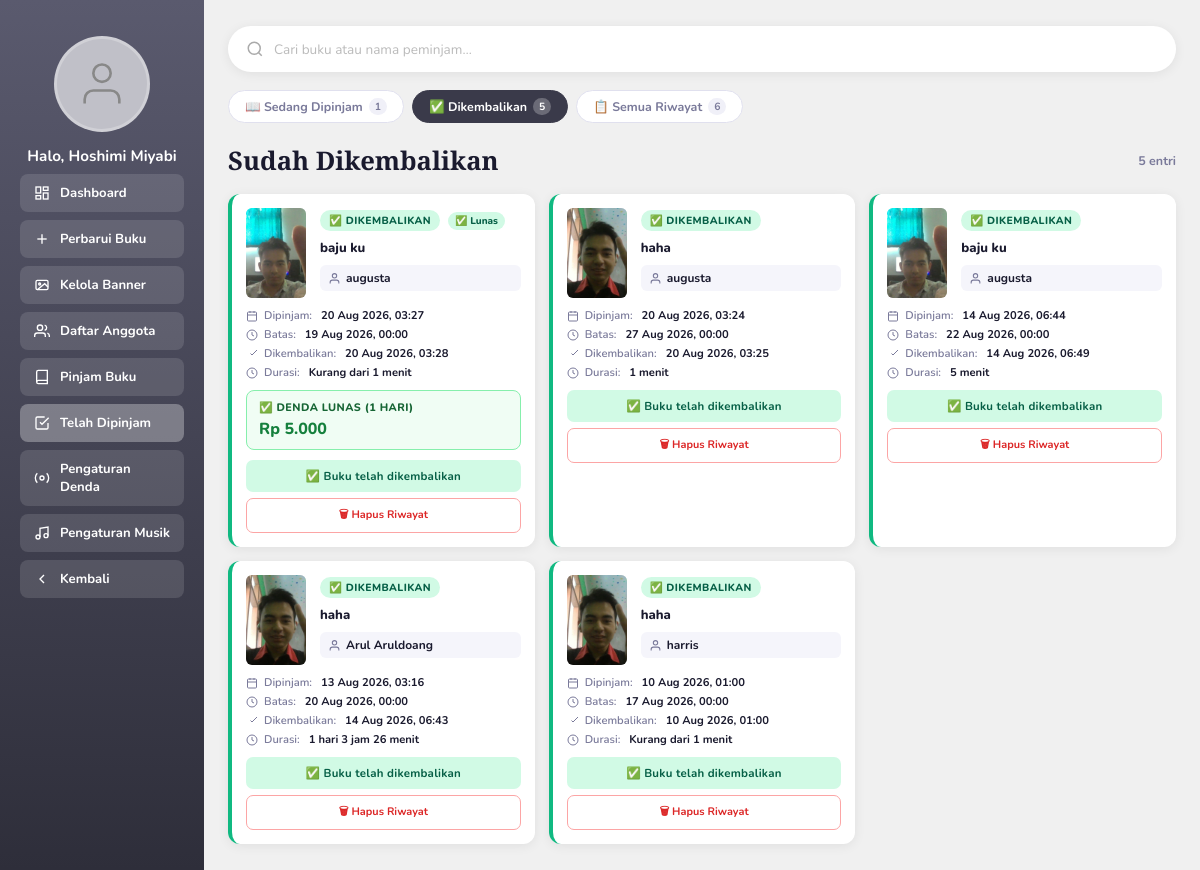
Page /telah_dipinjam.php?tab=dikembalikan (signed in) on the committed database.
### tables this page shows
CREATE TABLE `admin_profile` (
  `id` int NOT NULL,
  `user_id` int NOT NULL,
  `display_name` varchar(100) NOT NULL DEFAULT 'Admin',
  `foto` varchar(255) NOT NULL DEFAULT '',
  `updated_at` timestamp NULL DEFAULT CURRENT_TIMESTAMP ON UPDATE CURRENT_TIMESTAMP
);

CREATE TABLE `peminjaman` (
  `id` int NOT NULL,
  `buku_id` int NOT NULL,
  `user_id` int DEFAULT NULL,
  `nama_peminjam` varchar(150) NOT NULL,
  `waktu_pinjam` datetime NOT NULL DEFAULT CURRENT_TIMESTAMP,
  `batas_kembali` datetime NOT NULL,
  `waktu_kembali` datetime DEFAULT NULL,
  `terlambat_hari` int NOT NULL DEFAULT '0' COMMENT 'Jumlah hari keterlambatan',
  `denda` decimal(12,0) NOT NULL DEFAULT '0' COMMENT 'Total denda dalam rupiah',
  `status_denda` enum('tidak_ada','belum_bayar','lunas') NOT NULL DEFAULT 'tidak_ada' COMMENT 'Status pembayaran denda',
  `status` enum('dipinjam','dikembalikan') NOT NULL DEFAULT 'dipinjam',
  `created_at` timestamp NOT NULL DEFAULT CURRENT_TIMESTAMP
);

CREATE TABLE `buku` (
  `id` int NOT NULL,
  `judul` varchar(255) NOT NULL,
  `penulis` varchar(255) NOT NULL DEFAULT '',
  `isbn` varchar(50) NOT NULL DEFAULT '',
  `genre` varchar(100) NOT NULL DEFAULT '',
  `sinopsis` text,
  `stok` int NOT NULL DEFAULT '0',
  `gambar` varchar(500) NOT NULL DEFAULT '',
  `created_at` timestamp NULL DEFAULT CURRENT_TIMESTAMP,
  `updated_at` timestamp NULL DEFAULT CURRENT_TIMESTAMP ON UPDATE CURRENT_TIMESTAMP
);

### telah_dipinjam.php (the view, shortened to what the rows shown need)
<?php
require_once 'db.php';
mysqli_set_charset($conn, 'utf8mb4');
mysqli_query($conn, "SET time_zone = '+07:00'");
$profil_res = mysqli_query($conn, 'SELECT * FROM admin_profile LIMIT 1');
$profil     = $profil_res ? mysqli_fetch_assoc($profil_res) : null;
$admin_name = $profil['display_name'] ?? ($_SESSION['user_name'] ?? 'Admin');
function getSetting(mysqli $db, string $kunci, string $default = ''): string {
    $k   = mysqli_real_escape_string($db, $kunci);
    $res = mysqli_query($db, "SELECT nilai FROM pengaturan WHERE kunci='$k' LIMIT 1");
    $row = $res ? mysqli_fetch_assoc($res) : null;
    return $row ? $row['nilai'] : $default;
}
$denda_aktif    = getSetting($conn, 'denda_aktif',    '1') === '1';
$denda_per_hari = (int)getSetting($conn, 'denda_per_hari', '1000');
$tab = match($_GET['tab'] ?? 'dipinjam') {
    'dikembalikan' => 'dikembalikan',
    'riwayat'      => 'riwayat',
    default        => 'dipinjam',
};
$search  = trim($_GET['q'] ?? '');
$where_status = match($tab) {
    'dipinjam'     => "p.status = 'dipinjam'",
    'dikembalikan' => "p.status = 'dikembalikan'",
    default        => '1=1',
};
$where_search = '';
$sql = "SELECT p.*, b.judul, b.penulis, b.gambar, b.genre,
               u.no_hp AS anggota_no_hp, u.email AS anggota_email,
               rl.wa_terkirim AS wa_terkirim_hari_ini
        FROM peminjaman p
        INNER JOIN buku b ON b.id = p.buku_id
        LEFT JOIN users u ON u.id = p.user_id
        LEFT JOIN reminder_log rl ON rl.peminjaman_id = p.id AND rl.tanggal = CURDATE()
        WHERE $where_status $where_search
        ORDER BY p.waktu_pinjam DESC";
$pem_list = [];
$res = mysqli_query($conn, $sql);
while ($row = mysqli_fetch_assoc($res)) {
    $pem_list[] = $row;
}
$colors = ['col-a','col-b','col-c','col-d','col-e','col-f','col-g','col-h'];
function durasiHuman(string $dari, string $ke): string {
    $dt1 = new DateTimeImmutable($dari);
    $dt2 = new DateTimeImmutable($ke);
    $diff = $dt1->diff($dt2);
    $parts = [];
    if ($diff->days >= 1) $parts[] = $diff->days . ' hari';
    if ($diff->h   >= 1) $parts[] = $diff->h . ' jam';
    if ($diff->i   >= 1) $parts[] = $diff->i . ' menit';
    return implode(' ', $parts) ?: 'Kurang dari 1 menit';
}
?>
<!DOCTYPE html>
<html lang="id">
<head>
</head>
<body>
<aside class="sidebar" id="sidebar">
  <div class="avatar-wrap" onclick="openProfilModal()" title="Edit Profil">
    <div class="avatar-circle">
    </div>
  </div>
  <div class="admin-name-label">Halo, <?= htmlspecialchars($admin_name) ?></div>
  <a class="sidebar-btn" href="dashboard.php">
    <svg viewBox="0 0 24 24" fill="none" stroke="currentColor" stroke-width="2"><rect x="3" y="3" width="7" height="9"/><rect x="14" y="3" width="7" height="5"/><rect x="14" y="12" width="7" height="9"/><rect x="3" y="16" width="7" height="5"/></svg>
    Dashboard
  </a>
  <a class="sidebar-btn" href="halaman_admin.php">
    <svg viewBox="0 0 24 24" fill="none" stroke="currentColor" stroke-width="2"><line x1="12" y1="5" x2="12" y2="19"/><line x1="5" y1="12" x2="19" y2="12"/></svg>
    Perbarui Buku
  </a>
  <a class="sidebar-btn" href="kelola_banner.php">
    <svg viewBox="0 0 24 24" fill="none" stroke="currentColor" stroke-width="2"><rect x="3" y="5" width="18" height="14" rx="2"/><circle cx="8.5" cy="10.5" r="1.5"/><path d="M21 15l-5-5L5 19"/></svg>
    Kelola Banner
  </a>
  <a class="sidebar-btn" href="daftar_anggota.php">
    <svg viewBox="0 0 24 24" fill="none" stroke="currentColor" stroke-width="2"><path d="M17 21v-2a4 4 0 0 0-4-4H5a4 4 0 0 0-4 4v2"/><circle cx="9" cy="7" r="4"/><path d="M23 21v-2a4 4 0 0 0-3-3.87"/><path d="M16 3.13a4 4 0 0 1 0 7.75"/></svg>
    Daftar Anggota
  </a>
  <a class="sidebar-btn" href="pinjam_buku.php">
    <svg viewBox="0 0 24 24" fill="none" stroke="currentColor" stroke-width="2"><path d="M4 19.5A2.5 2.5 0 0 1 6.5 17H20"/><path d="M6.5 2H20v20H6.5A2.5 2.5 0 0 1 4 19.5v-15A2.5 2.5 0 0 1 6.5 2z"/></svg>
    Pinjam Buku
  </a>
  <a class="sidebar-btn active" href="telah_dipinjam.php">
    <svg viewBox="0 0 24 24" fill="none" stroke="currentColor" stroke-width="2"><path d="M9 11l3 3L22 4"/><path d="M21 12v7a2 2 0 0 1-2 2H5a2 2 0 0 1-2-2V5a2 2 0 0 1 2-2h11"/></svg>
    Telah Dipinjam
  </a>
  <a class="sidebar-btn" href="pengaturan_denda.php">
    <svg viewBox="0 0 24 24" fill="none" stroke="currentColor" stroke-width="2"><circle cx="12" cy="12" r="3"/><path d="M19.07 4.93a10 10 0 0 1 0 14.14M4.93 4.93a10 10 0 0 0 0 14.14"/></svg>
    Pengaturan Denda
  </a>
  <a class="sidebar-btn" href="pengaturan_musik.php">
      <svg viewBox="0 0 24 24" fill="none" stroke="currentColor" stroke-width="2">
        <path d="M9 18V5l12-2v13"/><circle cx="6" cy="18" r="3"/><circle cx="18" cy="16" r="3"/>
      </svg>
      Pengaturan Musik
    </a>
  <a class="sidebar-btn" href="beranda.php">
    <svg viewBox="0 0 24 24" fill="none" stroke="currentColor" stroke-width="2"><polyline points="15 18 9 12 15 6"/></svg>
    Kembali
  </a>
</aside>
<main class="main">
  <div id="searchResultArea">
  <?php if (empty($pem_list)): ?>
  <div class="empty-state">
    <svg viewBox="0 0 24 24" fill="none" stroke="currentColor" stroke-width="1.5"><path d="M9 11l3 3L22 4"/><path d="M21 12v7a2 2 0 0 1-2 2H5a2 2 0 0 1-2-2V5a2 2 0 0 1 2-2h11"/></svg>
    <p><?= $search ? 'Tidak ada data yang cocok.' : 'Belum ada data peminjaman.' ?></p>
  </div>
  <?php else: ?>
  <div class="pem-grid">
    <?php foreach ($pem_list as $i => $pem):
      $isDipinjam  = $pem['status'] === 'dipinjam';
      $sisa        = $isDipinjam ? sisaWaktu($pem['batas_kembali']) : null;
      $isTerlambat = $sisa['terlambat'] ?? false;
      $preview_denda = 0;
      $waLink  = '';
      $waSudahDikirim = (int)($pem['wa_terkirim_hari_ini'] ?? 0) === 1;
      $denda_sudah    = (int)($pem['denda'] ?? 0);
      $status_denda   = $pem['status_denda'] ?? 'tidak_ada';
      $terlambat_hari_sudah = (int)($pem['terlambat_hari'] ?? 0);
      $cardClass = '';
      if ($isDipinjam) {
          $cardClass = $isTerlambat ? 'terlambat' : '';
      } else {
          if ($denda_sudah > 0 && $status_denda === 'belum_bayar') $cardClass = 'ada-denda';
          else $cardClass = 'dikembalikan';
      }
      $col     = $colors[$i % count($colors)];
      $wKembali = $pem['waktu_kembali'] ?? date('Y-m-d H:i:s');
      $durasi  = durasiHuman($pem['waktu_pinjam'], $isDipinjam ? date('Y-m-d H:i:s') : $wKembali);
    ?>
    <div class="pem-card <?= $cardClass ?>">
      <div class="pem-card-top">
        <div class="pem-thumb <?= ($pem['gambar'] && file_exists($pem['gambar'])) ? '' : $col ?>">
          <?php if ($pem['gambar'] && file_exists($pem['gambar'])): ?>
            <img src="<?= htmlspecialchars($pem['gambar']) ?>" alt="cover"/>
          <?php else: ?>
            <svg viewBox="0 0 24 24" fill="none" stroke="#fff" stroke-width="1.2" opacity=".6"><path d="M4 19.5A2.5 2.5 0 0 1 6.5 17H20"/><path d="M6.5 2H20v20H6.5A2.5 2.5 0 0 1 4 19.5v-15A2.5 2.5 0 0 1 6.5 2z"/></svg>
          <?php endif; ?>
        </div>
        <div class="pem-info">
          <?php if ($isDipinjam && $isTerlambat): ?>
            <span class="status-chip chip-terlambat">⚠ Terlambat</span>
          <?php elseif ($isDipinjam): ?>
            <span class="status-chip chip-dipinjam">📖 Dipinjam</span>
          <?php else: ?>
            <span class="status-chip chip-kembali">✅ Dikembalikan</span>
            <?php if ($denda_sudah > 0 && $status_denda === 'belum_bayar'): ?>
              <span class="denda-status-chip denda-chip-belum">⚠ Belum Bayar</span>
            <?php elseif ($denda_sudah > 0 && $status_denda === 'lunas'): ?>
              <span class="denda-status-chip denda-chip-lunas">✅ Lunas</span>
            <?php endif; ?>
          <?php endif; ?>
          <div class="pem-judul" title="<?= htmlspecialchars($pem['judul']) ?>"><?= htmlspecialchars($pem['judul']) ?></div>
          <div class="pem-peminjam">
            <svg viewBox="0 0 24 24" fill="none" stroke="currentColor" stroke-width="2"><path d="M20 21v-2a4 4 0 0 0-4-4H8a4 4 0 0 0-4 4v2"/><circle cx="12" cy="7" r="4"/></svg>
            <?= htmlspecialchars($pem['nama_peminjam']) ?>
          </div>
        </div>
      </div>
      <div class="pem-meta">
        <div class="pem-meta-row">
          <svg viewBox="0 0 24 24" fill="none" stroke="currentColor" stroke-width="2"><rect x="3" y="4" width="18" height="18" rx="2"/><path d="M16 2v4M8 2v4M3 10h18"/></svg>
          Dipinjam:&nbsp;<span class="pem-meta-val"><?= date('d M Y, H:i', strtotime($pem['waktu_pinjam'])) ?></span>
        </div>
        <div class="pem-meta-row">
          <svg viewBox="0 0 24 24" fill="none" stroke="currentColor" stroke-width="2"><circle cx="12" cy="12" r="10"/><path d="M12 6v6l4 2"/></svg>
          Batas:&nbsp;<span class="pem-meta-val"><?= date('d M Y, H:i', strtotime($pem['batas_kembali'])) ?></span>
        </div>
        <?php if ($isDipinjam && $sisa): ?>
        <div class="pem-meta-row" style="margin-top:2px;">
          <svg viewBox="0 0 24 24" fill="none" stroke="currentColor" stroke-width="2"><path d="M22 12h-4l-3 9L9 3l-3 9H2"/></svg>
          Sisa:&nbsp;<span class="sisa-badge <?= $isTerlambat ? 'sisa-terlambat' : 'sisa-ok' ?>"><?= htmlspecialchars($sisa['label']) ?></span>
        </div>
        <?php elseif (!$isDipinjam && $pem['waktu_kembali']): ?>
        <div class="pem-meta-row">
          <svg viewBox="0 0 24 24" fill="none" stroke="currentColor" stroke-width="2"><path d="M9 11l3 3L22 4"/></svg>
          Dikembalikan:&nbsp;<span class="pem-meta-val"><?= date('d M Y, H:i', strtotime($pem['waktu_kembali'])) ?></span>
        </div>
        <div class="pem-meta-row">
          <svg viewBox="0 0 24 24" fill="none" stroke="currentColor" stroke-width="2"><circle cx="12" cy="12" r="10"/><path d="M12 6v6l4 2"/></svg>
          Durasi:&nbsp;<span class="pem-meta-val"><?= htmlspecialchars($durasi) ?></span>
        </div>
        <?php endif; ?>
      </div>
      <?php if ($isDipinjam && $isTerlambat && $preview_denda > 0 && $denda_aktif): ?>
      <div class="denda-box preview">
        <div class="denda-title">⚠ Estimasi Denda Saat Ini</div>
        <div class="denda-nominal">Rp <?= number_format($preview_denda, 0, ',', '.') ?></div>
        <div class="denda-sub">Bertambah Rp <?= number_format($denda_per_hari, 0, ',', '.') ?>/hari sampai dikembalikan</div>
      </div>
      <?php elseif (!$isDipinjam && $denda_sudah > 0): ?>
      <div class="denda-box <?= $status_denda === 'lunas' ? 'lunas' : '' ?>">
        <div class="denda-title <?= $status_denda === 'lunas' ? 'no-denda' : '' ?>">
          <?= $status_denda === 'lunas' ? '✅ Denda Lunas' : '💰 Denda Keterlambatan' ?>
          <?= $terlambat_hari_sudah > 0 ? "($terlambat_hari_sudah hari)" : '' ?>
        </div>
        <div class="denda-nominal <?= $status_denda === 'lunas' ? 'no-denda' : '' ?>">
          Rp <?= number_format($denda_sudah, 0, ',', '.') ?>
        </div>
      </div>
      <?php endif; ?>
      <div class="pem-footer">
        <?php if ($isDipinjam): ?>
          <?php if ($isTerlambat): ?>
            <?php if ($waSudahDikirim): ?>
            <div class="wa-status-row">
              <span class="wa-status-sent">✅ WA sudah dikirim hari ini</span>
              <button type="button" class="btn-tandai-wa" onclick="tandaiWa(<?= $pem['id'] ?>, 0)">Batalkan</button>
            </div>
            <?php endif; ?>
            <?php if ($waLink): ?>
            <a class="btn-wa" href="<?= htmlspecialchars($waLink) ?>" target="_blank" rel="noopener"
               onclick="setTimeout(function(){ tandaiWa(<?= $pem['id'] ?>, 1); }, 400);">
              <svg viewBox="0 0 24 24" fill="currentColor"><path d="M12 2a10 10 0 0 0-8.6 15L2 22l5.2-1.4A10 10 0 1 0 12 2zm0 18a8 8 0 0 1-4.1-1.1l-.3-.2-3 .8.8-2.9-.2-.3A8 8 0 1 1 12 20zm4.4-5.7c-.2-.1-1.4-.7-1.6-.8-.2-.1-.4-.1-.5.1s-.6.8-.7.9-.3.2-.5.1a6.5 6.5 0 0 1-1.9-1.2 7 7 0 0 1-1.3-1.6c-.1-.2 0-.3.1-.5l.4-.4c.1-.1.1-.2.2-.4a.4.4 0 0 0 0-.4c0-.1-.5-1.3-.7-1.8s-.4-.4-.5-.4h-.5a.9.9 0 0 0-.6.3 2.7 2.7 0 0 0-.9 2 4.7 4.7 0 0 0 1 2.5 10.7 10.7 0 0 0 4.1 3.6c.6.2 1 .4 1.4.5a3.3 3.3 0 0 0 1.5.1 2.5 2.5 0 0 0 1.6-1.2 2.1 2.1 0 0 0 .2-1.2c-.1-.1-.3-.2-.5-.3z"/></svg>
              Kirim Pengingat WA
            </a>
            <?php elseif (!$waSudahDikirim): ?>
            <div class="btn-wa-disabled" title="No HP anggota belum tercatat di akunnya">📵 No HP anggota belum diisi</div>
            <?php endif; ?>
          <?php endif; ?>
        <button class="btn-kembalikan <?= ($isTerlambat && $preview_denda > 0) ? 'has-denda' : '' ?>"
          onclick="konfirmasiKembali(
            <?= $pem['id'] ?>,
            '<?= htmlspecialchars(addslashes($pem['judul'])) ?>',
            '<?= htmlspecialchars(addslashes($pem['nama_peminjam'])) ?>',
            <?= $isTerlambat ? 1 : 0 ?>,
            <?= $preview_denda ?>,
            '<?= htmlspecialchars(addslashes($sisa['label'] ?? '')) ?>'
          )">
          <?= ($isTerlambat && $preview_denda > 0) ? '⚠ Kembalikan + Catat Denda' : '✅ Kembalikan Buku' ?>
        </button>
        <?php else: ?>
        <span class="returned-label">✅ Buku telah dikembalikan</span>
        <button class="btn-hapus-riwayat"
          onclick="konfirmasiHapusRiwayat(<?= $pem['id'] ?>, '<?= htmlspecialchars(addslashes($pem['judul'])) ?>', '<?= htmlspecialchars(addslashes($pem['nama_peminjam'])) ?>')">
          🗑 Hapus Riwayat
        </button>
        <?php endif; ?>
      </div>
    </div>
    <?php endforeach; ?>
  </div>
  <?php endif; ?>
  <?php
  $search_result_html = ob_get_clean();
  echo $search_result_html;
  ?>
  </div>
</main>
</body>
</html>

### rows in the picture
admin_profile: display_name "Hoshimi Miyabi"
peminjaman: buku.gambar (picture), shows "✅ DIKEMBALIKAN", status_denda "✅ Lunas", buku.judul "baju ku", nama_peminjam "augusta", waktu_pinjam "20 Aug 2026, 03:27", batas_kembali "19 Aug 2026, 00:00", waktu_kembali "20 Aug 2026, 03:28", durasi "Kurang dari 1 menit", terlambat_hari "1", denda "5.000"
peminjaman: buku.gambar (picture), shows "✅ DIKEMBALIKAN", buku.judul "haha", nama_peminjam "augusta", waktu_pinjam "20 Aug 2026, 03:24", batas_kembali "27 Aug 2026, 00:00", waktu_kembali "20 Aug 2026, 03:25", durasi "1 menit"
peminjaman: buku.gambar (picture), shows "✅ DIKEMBALIKAN", buku.judul "baju ku", nama_peminjam "augusta", waktu_pinjam "14 Aug 2026, 06:44", batas_kembali "22 Aug 2026, 00:00", waktu_kembali "14 Aug 2026, 06:49", durasi "5 menit"
peminjaman: buku.gambar (picture), shows "✅ DIKEMBALIKAN", buku.judul "haha", nama_peminjam "Arul Aruldoang", waktu_pinjam "13 Aug 2026, 03:16", batas_kembali "20 Aug 2026, 00:00", waktu_kembali "14 Aug 2026, 06:43", durasi "1 hari 3 jam 26 menit"
peminjaman: buku.gambar (picture), shows "✅ DIKEMBALIKAN", buku.judul "haha", nama_peminjam "harris", waktu_pinjam "10 Aug 2026, 01:00", batas_kembali "17 Aug 2026, 00:00", waktu_kembali "10 Aug 2026, 01:00", durasi "Kurang dari 1 menit"

### other values in the picture
$data['label'] "📖 Sedang Dipinjam"
$cnt[$key] "1"
$data['label'] "✅ Dikembalikan"
$cnt[$key] "5"
$data['label'] "📋 Semua Riwayat"
$cnt[$key] "6"
$total_tab "5"
